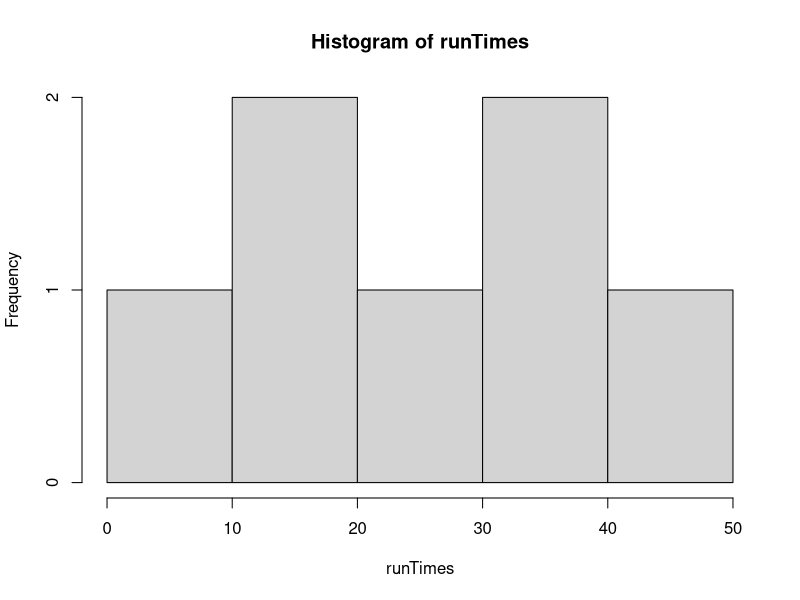
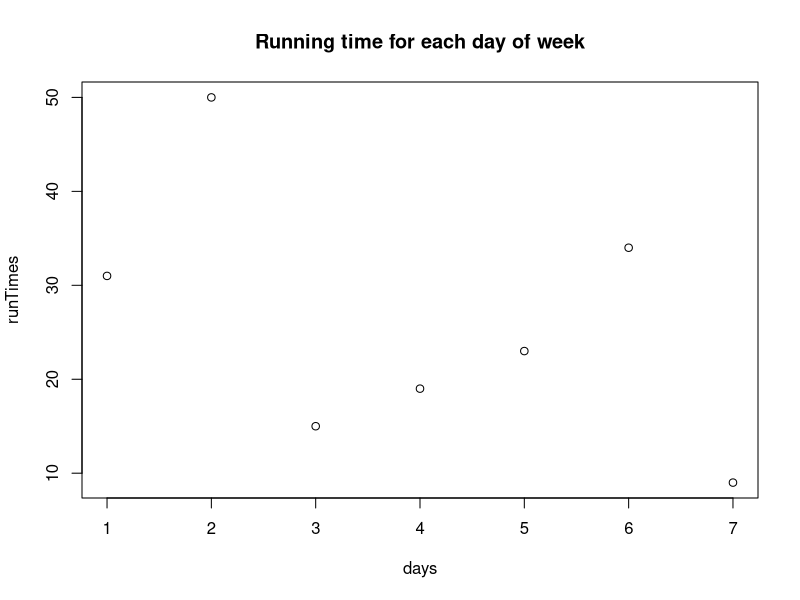
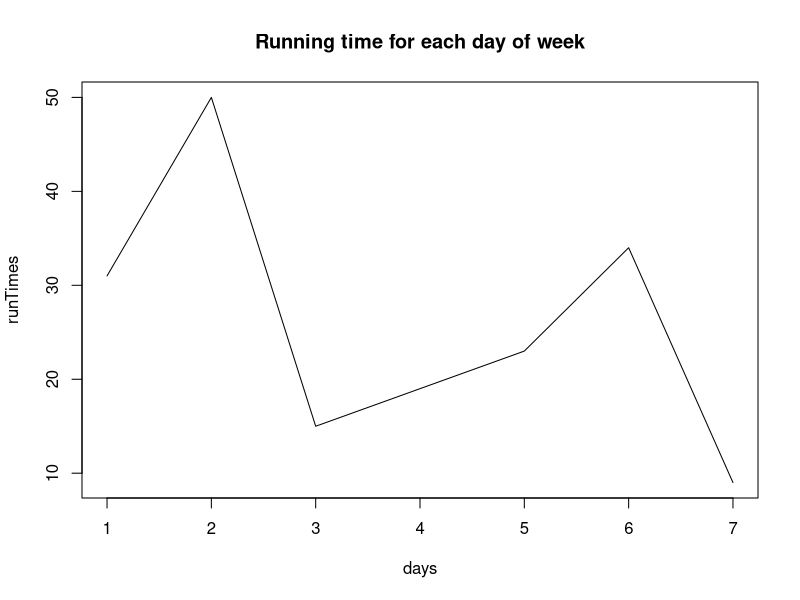
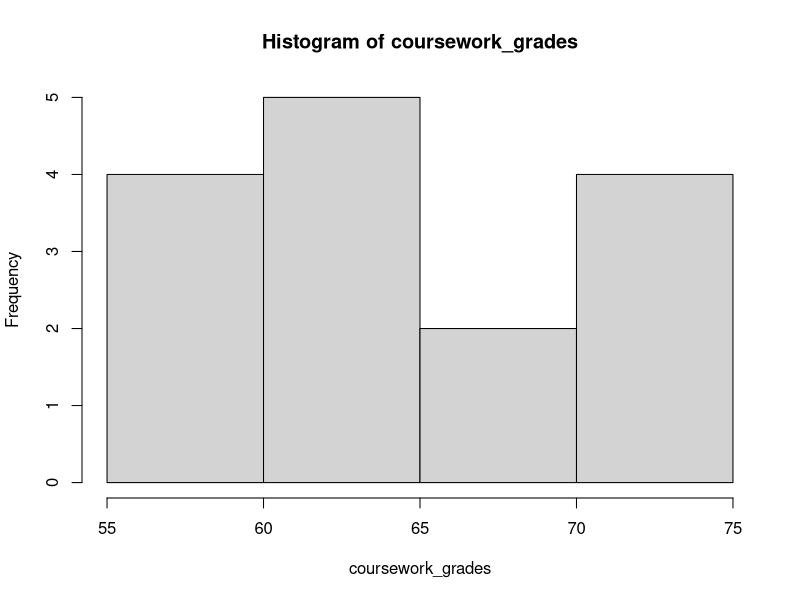
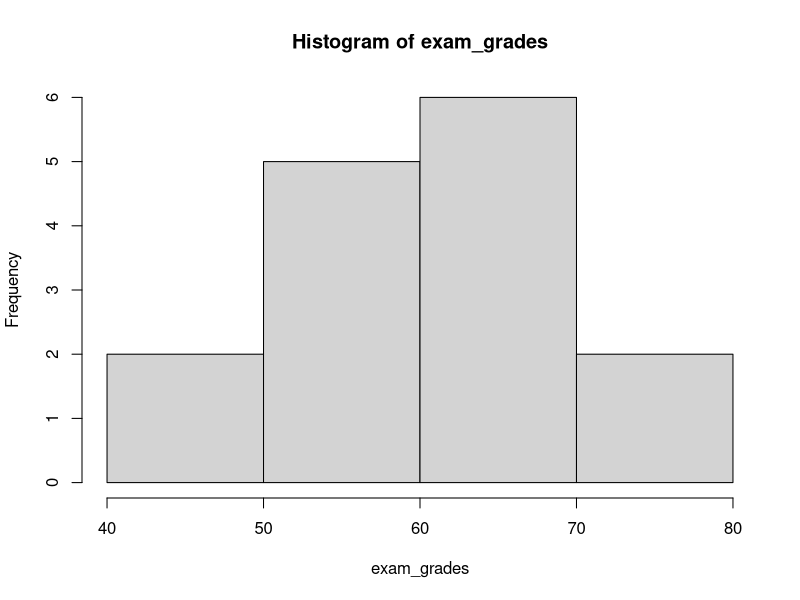
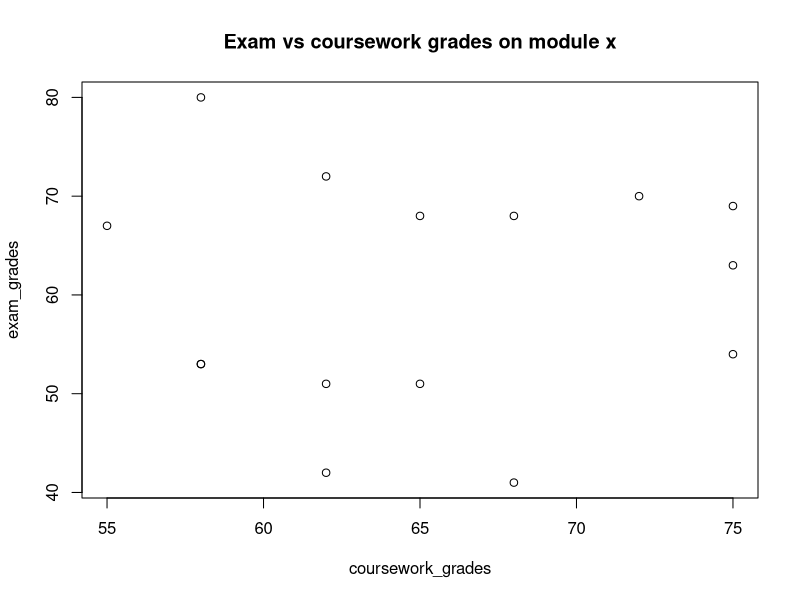

R code for these plots, in order:
## ---- chunk 1
vect1 <- c(1,6,19,4,9)
vect1
## ---- chunk 2
x <- 30
vect2 <- c(vect1, 22, 7, x)
vect2
## ---- chunk 3
vect3 <- 5:10
vect3
## ---- chunk 4
vect3/5
## ---- chunk 5
# your code here
x <- 8:14
x <- x + 5
x
y <- c(34, 55, 13, 71, 98, 43, 25)
y <- y - 12
y
x * y
## ---- chunk 6
# running times (mins)
runTimes <- c(31, 50, 15, 19, 23, 34, 9)
# mean running time
aveRun <- mean(runTimes)
aveRun
# tidy up result
aveRun <- round(aveRun, digits = 2)
aveRun
## ---- chunk 7
# your code here
# steps
steps <- seq(1000, 12000, by = 500)
# total steps
sum(steps)
# median steps
median(steps)
## ---- chunk 8
hist(runTimes)
## ---- chunk 9
days <- 1:7

plot(x = days, y = runTimes,
     main = "Running time for each day of week")
## ---- chunk 10
plot(x = days, y = runTimes,
     main = "Running time for each day of week",
     type = "l")
## ---- chunk 11
coursework_grades <- c(58, 68, 75, 75, 62, 62, 68, 55, 58, 62, 75, 58, 72, 65, 65)
exam_grades <- c(80, 68, 63, 54, 42, 51, 41, 67, 53, 72, 69, 53, 70, 68, 51)

# your code here
hist(coursework_grades)
hist(exam_grades)
plot(x = coursework_grades, y = exam_grades, 
     main = "Exam vs coursework grades on module x")
## ---- chunk 12
someNumbers <- c(4, 26, 11, 15, 18, 9, 3, 1)
# indexing the 6th element
someNumbers[6]
## ---- chunk 13
someNumbers[1:4]
## ---- chunk 14
someNumbers[-5:-7]
## ---- chunk 15
someNumbers[c(1,5,8)]
## ---- chunk 16
# vector with n coffee per day for two weeks
coffee <- c(3, 5, 4, 2, 3, 1, 1, 6, 2, 3, 2, 4, 2, 1)

# weeks
weekOne <- coffee[1:7]
weekTwo <- coffee[8:15]

# your code here
# mean coffee per week
mean(weekOne)
mean(weekTwo)

# fixing week two
length(weekTwo)
length(coffee)/2

# option 1
mean(weekTwo, na.rm = TRUE)

# option 2
mean(weekTwo[-8])

# option 3
weekTwo <- weekTwo[-8]
mean(weekTwo)
## ---- chunk 17
someNumbers <- c(4, 26, 11, 15, 18, 9, 3, 1)
someNumbers
# Change one item
someNumbers[8] <- 50
someNumbers
# Change multiple
someNumbers[1:3] <- c(19, 20, 21)
someNumbers
## ---- chunk 18
# enter your code here
myExpenses <- c(976, 631, 1231, 1120, 1374, 873, 1244, 1398, 989, 1034, 579 ,1506)
# change jan, aug, and nov
myExpenses[c(1,8,11)] <- c(921, 1419, 703)
# spending per quarter
Q1 <- myExpenses[1:3]
Q2 <- myExpenses[4:6]
Q3 <- myExpenses[7:9]
Q4 <- myExpenses[10:12]
# mean spend per quarter
mean(Q1)
mean(Q2)
mean(Q3)
mean(Q4)
# highest and lowest spending
minSpend <- which.min(myExpenses)
maxSpend <- which.max(myExpenses)
# totals
MaxMin <- myExpenses[c(minSpend, maxSpend)]
MaxMin
## ---- chunk 19
commute <- c(41, 33, 44, 52, 36, 39)
# enter your code here
# replicate
commute_est <- rep(commute, 4)
# average commute
aveCommute <- mean(commute_est)
aveCommute <- round(aveCommute, digits = 2)
aveCommute
# sorting
commute_sort <- sort(commute_est)
commute_sort
commute_sort[1:4] <- 37
# running ave again
aveCommute <- mean(commute_sort)
aveCommute
# testing functions
unique(commute_est)
sort(commute_est, decreasing = TRUE)
## ---- chunk 20
# add in appearance, goal and season data
appearances <- c(9,25,36,40,51,53,55,60,50,46,57,49,52,54,50,44)
goals <- c(1,8,17,16,38,47,53,73,60,41,58,41,54,45,51,31)
season <- c(2004,2005,2006,2007,2008,2009,2010,2011,2012,
            2013,2014,2015,2016,2017,2018,2019)

# work out appearance to goal ratio per season and total career ratio
goalRatio <- round(appearances/goals, digits = 2)
careerGoalRatio <- round(sum(appearances)/sum(goals), digits = 2)

# goal ratio per age band (teenager, 20's, 30's)
teenageGoalRatio <- goalRatio[1:3]
twentiesGoalRatio <- goalRatio[4:13]
thirtiesGoalRatio <- goalRatio[14:16]

# combine age band ratios to a vector
ageGoalRatio <- c(round(mean(teenageGoalRatio), digits = 2), 
              round(mean(twentiesGoalRatio), digits = 2),
              round(mean(thirtiesGoalRatio), digits = 2))

# which season had the worst goal ratio
season[which.max(goalRatio)]

# which season had the best goal ratio
season[which.min(goalRatio)]

# summary results
summary(goalRatio)
summary(ageGoalRatio)

# how many years playing to reach best goal ratio
season[which.min(goalRatio)] - season[1]

# print career ratio
careerGoalRatio
